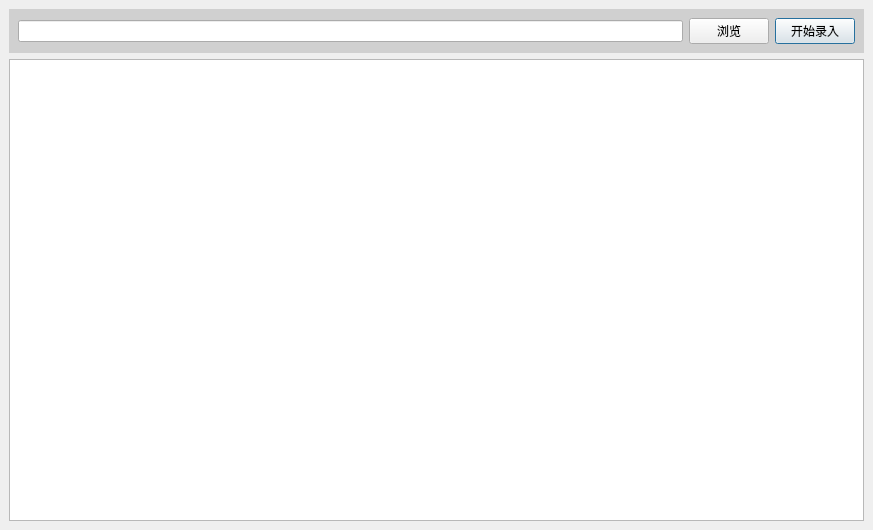
<?xml version="1.0" encoding="UTF-8"?>
<ui version="4.0">
 <class>DialogUploadData</class>
 <widget class="QDialog" name="DialogUploadData">
  <property name="geometry">
   <rect>
    <x>0</x>
    <y>0</y>
    <width>873</width>
    <height>530</height>
   </rect>
  </property>
  <property name="windowTitle">
   <string>Dialog</string>
  </property>
  <layout class="QGridLayout" name="gridLayout">
   <property name="leftMargin">
    <number>0</number>
   </property>
   <property name="topMargin">
    <number>0</number>
   </property>
   <property name="rightMargin">
    <number>0</number>
   </property>
   <property name="bottomMargin">
    <number>0</number>
   </property>
   <property name="spacing">
    <number>0</number>
   </property>
   <item row="0" column="0">
    <widget class="QWidget" name="widgetUploadDataBase" native="true">
     <property name="Background" stdset="0">
      <bool>true</bool>
     </property>
     <layout class="QGridLayout" name="gridLayout_3">
      <item row="0" column="0">
       <widget class="QWidget" name="widgetButtonsBase" native="true">
        <property name="styleSheet">
         <string notr="true">QWidget#widgetButtonsBase
{
	background-color: #d0d0d0;
	border-radius: 0.3em;	
}</string>
        </property>
        <layout class="QGridLayout" name="gridLayout_2">
         <item row="0" column="0">
          <widget class="QLineEdit" name="tbRootDir">
           <property name="focusPolicy">
            <enum>Qt::ClickFocus</enum>
           </property>
           <property name="text">
            <string/>
           </property>
          </widget>
         </item>
         <item row="0" column="1">
          <widget class="QPushButton" name="btnSelectDir">
           <property name="focusPolicy">
            <enum>Qt::NoFocus</enum>
           </property>
           <property name="text">
            <string>浏览</string>
           </property>
           <property name="Cancel" stdset="0">
            <bool>true</bool>
           </property>
          </widget>
         </item>
         <item row="0" column="2">
          <widget class="QPushButton" name="btnUploadData">
           <property name="text">
            <string>开始录入</string>
           </property>
           <property name="Ok" stdset="0">
            <bool>true</bool>
           </property>
          </widget>
         </item>
        </layout>
       </widget>
      </item>
      <item row="1" column="0">
       <widget class="QTextEdit" name="textEditUploadStatus">
        <property name="focusPolicy">
         <enum>Qt::NoFocus</enum>
        </property>
        <property name="contextMenuPolicy">
         <enum>Qt::NoContextMenu</enum>
        </property>
        <property name="styleSheet">
         <string notr="true"/>
        </property>
       </widget>
      </item>
     </layout>
    </widget>
   </item>
  </layout>
 </widget>
 <resources/>
 <connections/>
</ui>
